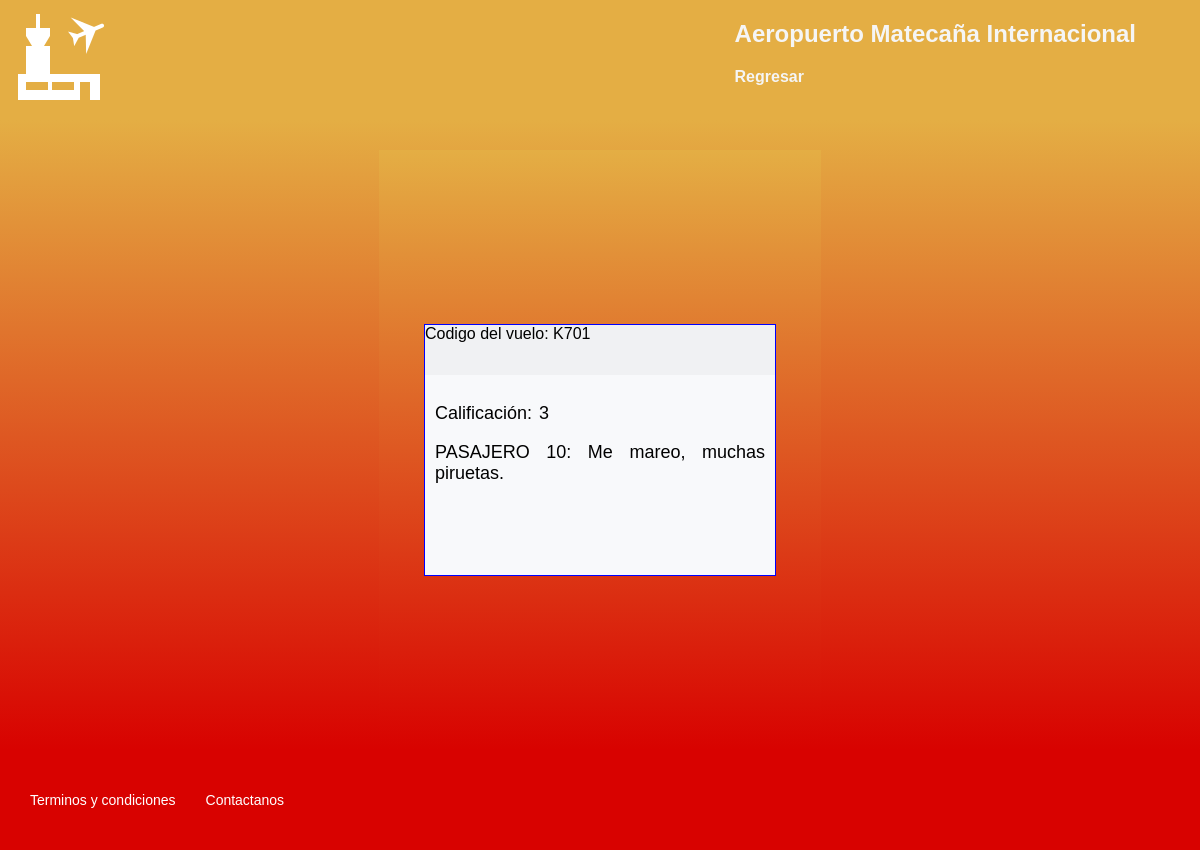
The page /calificaciones/ (signed in) on the database its author committed.
### tables this page shows
CREATE TABLE calificaciones (vuelo VARCHAR (20) NOT NULL REFERENCES vuelos (codigo), pasajero INTEGER NOT NULL REFERENCES usuarios (codigo), calificacion INTEGER NOT NULL, comentarios VARCHAR (200) NOT NULL);

### app.py (the view, shortened to what this page needs)
@app.route('/calificaciones/')
@app.route('/calificaciones/<string:usr>')
def verCal(usr=None):
    if session['perfil']==None or session['perfil']=='I' or session['perfil']=='U':
        return render_template('error.html',mensaje='Acseso no permitido')
    elif session['perfil']=='P':
        try:
            sql = f"SELECT vuelo, pasajero, calificacion, comentarios FROM calificaciones INNER JOIN vuelos ON vuelos.codigo = calificaciones.vuelo WHERE vuelos.piloto='{session['cedula']}'"
            dat = cargardatos(sql)
            if len(dat)==0:
                msg ='No hay vuelosregistrados'
                print(msg)
            else:
                msg = 'Ok'
        except Exception:
            msg = 'ERROR: Por favor intente luego'
            print(Exception)
            traceback.print_exc()
        if msg == 'Ok':
            return render_template('comentarios.html',comentarios=dat)
        else:
            return render_template('error.html',mensaje=msg)

### bd.py (called while the page is built)
def cargardatos(sql) ->list:
    try:
        with sqlite3.connect(URL_DB) as conec:
            cur = conec.cursor()
            res = cur.execute(sql).fetchall()
    except Exception:
        res = None
    return res

### templates/comentarios.html (shortened to what this page needs)
<!DOCTYPE html>
<html lang="en">
<head>
    <link rel="stylesheet" href='{{ url_for("static", filename="css/cssComentarios.css") }}'>
    <link rel="stylesheet" href='{{ url_for("static", filename="css/style.css") }}'>
</head>
<body>
  <header class="header">
    <img class="header__img" src='{{ url_for("static", filename="media/icons8-aeropuerto-100.png") }}' alt="Logo" />
    <div>
        <h2 class="header__title"><a href="/home/">Aeropuerto Matecaña Internacional</a> </h2>
        {% if session['perfil'] == 'P' %}
        <a href="/mpiloto/">Regresar</a>
        {% endif %}
    </div>
</header>
<main class="main">
  <div class="login" style="margin-top: 30px;">
      {% for dat in comentarios %}
      <div class="col-sm">
        <div class="card" style="max-width: 40rem;">
          <div class="card-header"> Codigo del vuelo: {{dat[0]}}</div>
          <div class="card-body">
            <p class="clasificacion">Calificación: {{dat[2]}}</p>
            <p class="card-text">PASAJERO {{dat[1]}}: {{dat[3]}}.</p>
          </div>
        </div>
      </div>
      {% endfor %}
  </div>
</main>
<footer class="footer" >
  <a href="/terminos">Terminos y condiciones </a>
  <a href="/contactanos">Contactanos</a>
</footer>
</body>
</html>

### static/css/cssComentarios.css (style rules this page uses)
.card-body { background-color: #f8f9fb; }
.col-sm { border: 1px blue solid; width: 350px; margin: 15px; display: flex; flex-direction: column; }
.card-header { background-color: #f0f1f3; display: flex; justify-content: space-between; height: 50px; }
.card-text { color: black !important; }
.card-body p { color: black !important; }
.card-body { height: 180px; padding: 10px; }

### static/css/style.css (style rules this page uses)
body { margin: 0; padding: 0; font-family: 'Mulish', sans-serif; }
.header { width: 100%; min-height: 90px; background-color:#e4ae44; display: flex; justify-content: space-between; padding-bottom: 10px; }
.header__img { width: 100px; margin-top: 10px; margin-left: 10px; }
.header__title { color: whitesmoke; padding-right: 2rem; font-family: 'Mulish', sans-serif; font-weight: bold; }
.header a { color: whitesmoke; padding-right: 2rem; font-family: 'Mulish', sans-serif; font-weight: bold; text-decoration: none; }
.header__title a { color: whitesmoke; padding-right: 2rem; font-family: 'Mulish', sans-serif; font-weight: bold; text-decoration: none; }
.main { background: linear-gradient(#e4ae44,#d80200); display: flex; align-items: center; justify-content: center; flex-direction: column; padding: 0px 30px; min-height: calc(100vh - 200px); }
.main p { text-align: justify; font-weight: 400; word-spacing: 2px; }
::placeholder { color:white }
.login { background: linear-gradient(#e4ae44,#d80200); display: flex; align-items: center; justify-content: center; flex-direction: column; padding: 0px 30px; min-height: calc(100vh - 200px); }
.login p { color: white; font-size: 18PX; }
.footer { display: flex; align-items: center; height: 100px; width: 100%; background-color: #d80200; }
.footer a { color: white; font-size: 14px; cursor: pointer; padding-left: 30px; text-decoration: none; }

### rows shown on the page
calificaciones: vuelo "K701", calificacion "3", pasajero "10", comentarios "Me mareo, muchas piruetas"
